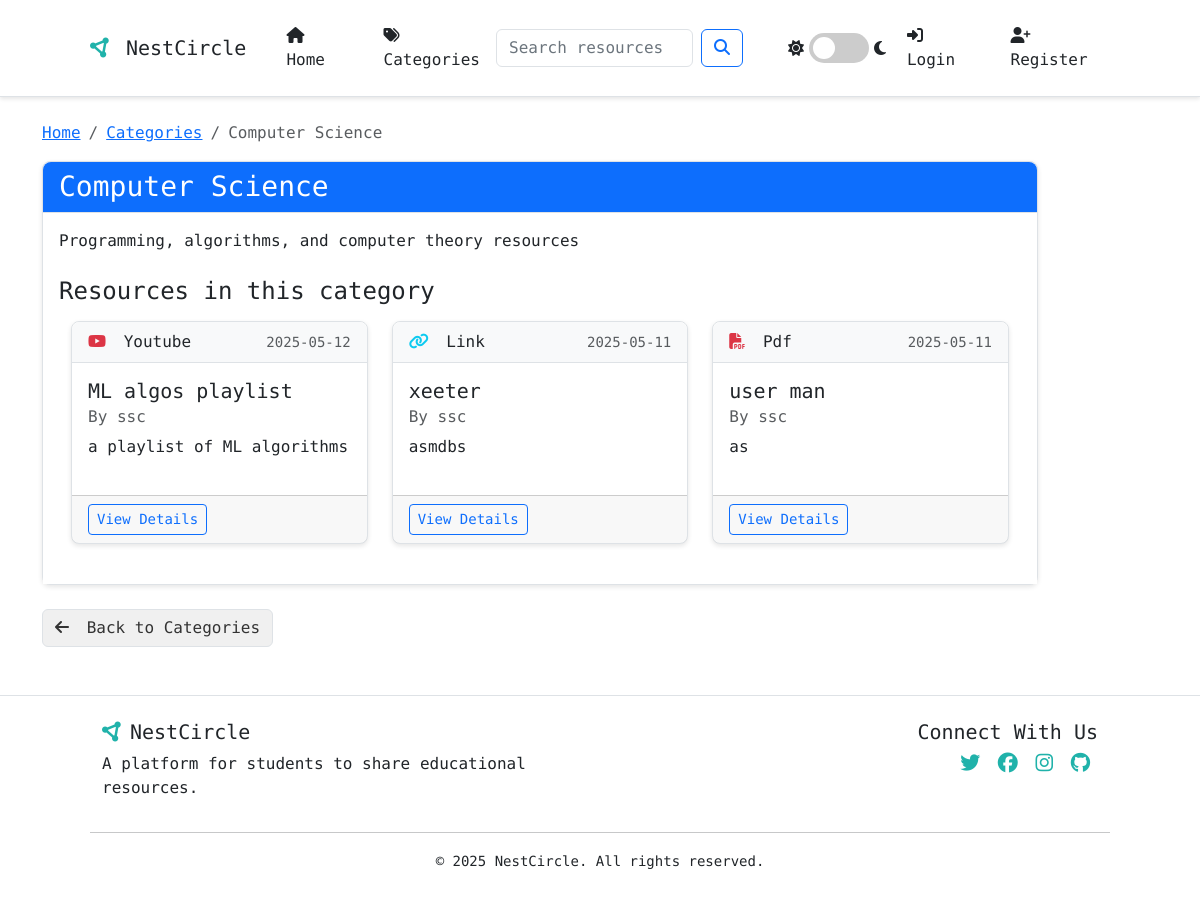
Page /category/2 on the committed database.
### app.py (models this page shows, shortened)
class Category(db.Model):
    id = db.Column(db.Integer, primary_key=True)
    name = db.Column(db.String(50), unique=True, nullable=False)
    description = db.Column(db.String(150), nullable=True)
    resources = db.relationship('Resource', secondary=resource_categories,
                              backref=db.backref('categories', lazy='dynamic'))

class Resource(db.Model):
    id = db.Column(db.Integer, primary_key=True)
    title = db.Column(db.String(100), nullable=False)
    description = db.Column(db.Text, nullable=False)
    date_posted = db.Column(db.DateTime, nullable=False, default=datetime.utcnow)
    resource_type = db.Column(db.String(20), nullable=False)  # "link", "pdf", "youtube", etc.
    content = db.Column(db.Text, nullable=False)  # URL or file path
    user_id = db.Column(db.Integer, db.ForeignKey('user.id'), nullable=False)
    ratings = db.relationship('Rating', backref='resource', lazy=True, cascade="all, delete-orphan")
    comments = db.relationship('Comment', backref='resource', lazy=True, cascade="all, delete-orphan",
                              order_by="desc(Comment.date_posted)")
    bookmarks = db.relationship('Bookmark', backref='resource', lazy=True, cascade="all, delete-orphan")

class User(db.Model, UserMixin):
    id = db.Column(db.Integer, primary_key=True)
    username = db.Column(db.String(20), unique=True, nullable=False)
    email = db.Column(db.String(120), unique=True, nullable=False)
    password = db.Column(db.String(60), nullable=False)
    role = db.Column(db.String(20), nullable=False, default='user')  # 'user', 'moderator', 'admin'
    email_verified = db.Column(db.Boolean, default=False)
    notification_preferences = db.Column(db.Text, default='{"new_resources": true, "comments_on_resources": true, "ratings_on_resources": false}')
    resources = db.relationship('Resource', backref='author', lazy=True)
    ratings = db.relationship('Rating', backref='user', lazy=True)
    comments = db.relationship('Comment', backref='author', lazy=True)
    bookmarks = db.relationship('Bookmark', backref='user', lazy=True)

### app.py (the view)
@app.route('/category/<int:category_id>')
def category(category_id):
    category = Category.query.get_or_404(category_id)
    resources = Resource.query.join(Resource.categories).filter(Category.id == category_id).order_by(Resource.date_posted.desc()).all()
    return render_template('category.html', category=category, resources=resources)

### app.py (called while the page is built)
@app.context_processor
def inject_now():
    return {'now': datetime.utcnow()}

@app.context_processor
def inject_user_roles():
    return {'is_admin': current_user.is_authenticated and current_user.has_role('admin'),
            'is_moderator': current_user.is_authenticated and current_user.has_role('moderator')}

### templates/category.html (shortened to what this page needs)
{% extends "base.html" %}
{% block content %}
<div class="row">
    <div class="col-12">
        <nav aria-label="breadcrumb">
            <ol class="breadcrumb">
                <li class="breadcrumb-item"><a href="{{ url_for('home') }}">Home</a></li>
                <li class="breadcrumb-item"><a href="{{ url_for('categories') }}">Categories</a></li>
                <li class="breadcrumb-item active" aria-current="page">{{ category.name }}</li>
            </ol>
        </nav>
        <div class="card mb-4">
            <div class="card-header bg-primary text-white">
                <h3 class="mb-0">{{ category.name }}</h3>
            </div>
            <div class="card-body">
                <p>{{ category.description or 'No description available.' }}</p>
                <h4 class="mt-4 mb-3">Resources in this category</h4>
                {% if resources %}
                    <div class="row">
                        {% for resource in resources %}
                            <div class="col-md-4 mb-4">
                                <div class="card h-100">
                                    <div class="card-header d-flex justify-content-between align-items-center">
                                        <span>
                                            {% if resource.resource_type == 'link' %}
                                                <i class="fas fa-link text-info me-2"></i>
                                            {% elif resource.resource_type == 'pdf' %}
                                                <i class="fas fa-file-pdf text-danger me-2"></i>
                                            {% elif resource.resource_type == 'youtube' %}
                                                <i class="fab fa-youtube text-danger me-2"></i>
                                            {% endif %}
                                            {{ resource.resource_type|capitalize }}
                                        </span>
                                        <small class="text-muted">{{ resource.date_posted.strftime('%Y-%m-%d') }}</small>
                                    </div>
                                    <div class="card-body">
                                        <h5 class="card-title">{{ resource.title }}</h5>
                                        <h6 class="card-subtitle mb-2 text-muted">By {{ resource.author.username }}</h6>
                                        <p class="card-text">{{ resource.description|truncate(100) }}</p>
                                    </div>
                                    <div class="card-footer">
                                        <a href="{{ url_for('resource', resource_id=resource.id) }}" class="btn btn-sm btn-outline-primary">View Details</a>
                                    </div>
                                </div>
                            </div>
                        {% endfor %}
                    </div>
                {% else %}
                    <div class="alert alert-info">
                        <i class="fas fa-info-circle me-2"></i> No resources in this category yet.
                    </div>
                {% endif %}
            </div>
        </div>
        <a href="{{ url_for('categories') }}" class="btn btn-outline-secondary">
            <i class="fas fa-arrow-left me-2"></i> Back to Categories
        </a>
    </div>
</div>
{% endblock %}

### static/css/style.css (style rules this page uses)
:root { --primary-color: #20B2AA; --secondary-color: #17807a; --background-color: #ffffff; --card-bg-color: #ffffff; --text-color: #212529; --text-muted: #6c757d; --border-color: #dee2e6; --header-bg: #f8f9fa; --card-shadow: 0 2px 5px rgba(0, 0, 0, 0.1); --hover-shadow: 0 5px 15px rgba(0, 0, 0, 0.1); --alert-bg: #f8f9fa; --category-bg: #f0f0f0; --category-text: #333333; --list-group-bg: #ffffff; --list-group-hover: #f8f9fa; --input-text: #333333; --input-placeholder: #6c757d; --code-bg: #f1f1f1; --code-color: #e83e8c; }
body { font-family: 'Martian Mono', monospace; background-color: var(--background-color); color: var(--text-color); transition: background-color 0.3s ease, color 0.3s ease; }
.card { border-radius: 0.5rem; box-shadow: var(--card-shadow); transition: transform 0.3s ease, box-shadow 0.3s ease; background-color: var(--card-bg-color); border: 1px solid var(--border-color); color: var(--text-color); width: 100%; margin-bottom: 20px; }
.card-header { border-top-left-radius: 0.5rem !important; border-top-right-radius: 0.5rem !important; background-color: var(--header-bg); border-bottom: 1px solid var(--border-color); }
.card-body { background-color: var(--card-bg-color); color: var(--text-color); }
.card-title, .card-text { color: var(--text-color); }
.btn { transition: all 0.3s ease; }
input, select, button, .btn { transition: background-color 0.3s ease, color 0.3s ease, border-color 0.3s ease; }
::placeholder { color: var(--input-placeholder) !important; opacity: 1; }
.btn-outline-secondary, .btn-secondary { background-color: var(--category-bg); color: var(--category-text); border-color: var(--border-color); }
.row { width: 100%; margin-right: 0; margin-left: 0; }

### rows in the picture
Category: name "Computer Science", description "Programming, algorithms, and computer theory resources"
Resource: resource_type "Youtube", date_posted "2025-05-12", title "ML algos playlist", author.username "ssc", description "a playlist of ML algorithms"
Resource: resource_type "Link", date_posted "2025-05-11", title "xeeter", author.username "ssc", description "asmdbs"
Resource: resource_type "Pdf", date_posted "2025-05-11", title "user man", author.username "ssc", description "as"
